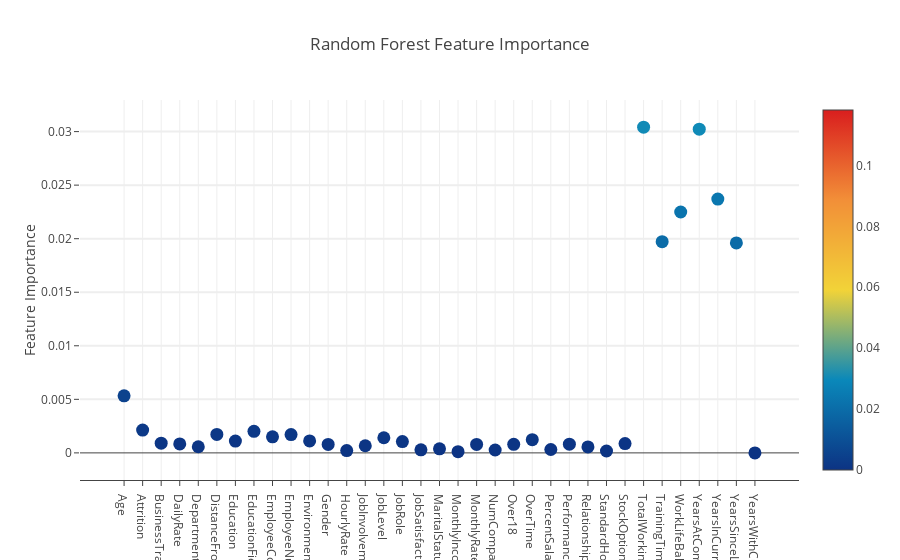

Notebook code cell kept with this figure:
### Code cell
# outputting data summary
print("Summary Info About the Dataset")
print("Does category contain null values?")
print(dataset.isnull().any(), "\n")
print("Said Yes to Attrition: ", y[(y == 1)].size)
print("Said No to Attrition:  ", y[(y == 0)].size)
print("Total responses:       ", y.size)

creatingNeuralNetworkPredictor(X_train, y_train, X_test, y_test)
creatingRandomForestPredictor(X_train, y_train, X_test, y_test)

### Figure 1 — Plotly figure (JSON) as saved in the notebook; plotly's stock layout.template omitted (floating-point values rounded to 4 significant figures)
{"data": [{"marker": {"color": [0.005325, 0.002127, 0.0009042, 0.0008369, 0.0005742, 0.001726, 0.001103, 0.002008, 0.001495, 0.001711, 0.001116, 0.0007929, 0.0002178, 0.0006632, 0.001413, 0.001059, 0.0002845, 0.0003816, 0.0001098, 0.0007918, 0.0002678, 0.0008024, 0.001229, 0.0003147, 0.0008103, 0.0005566, 0.000174, 0.0008675, 0.03042, 0.01972, 0.02249, 0.03022, 0.0237, 0.01961, 0, 0.02229, 0.04411, 0.02165, 0.02139, 0.03348, 0.0711, 0.02546, 0.03995, 0.05058, 0.04176, 0.01917, 0.02716, 0, 0.1182, 0.01849, 0.005364, 0.02951, 0, 0.05585, 0.03856, 0.03133, 0.02247, 0.03243, 0.03158, 0.02228], "colorscale": "Portland", "showscale": true, "size": 13, "sizemode": "diameter", "sizeref": 1}, "mode": "markers", "text": ["Age", "Attrition", "BusinessTravel", "DailyRate", "Department", "DistanceFromHome", "Education", "EducationField", "EmployeeCount", "EmployeeNumber", "EnvironmentSatisfaction", "Gender", "HourlyRate", "JobInvolvement", "JobLevel", "JobRole", "JobSatisfaction", "MaritalStatus", "MonthlyIncome", "MonthlyRate", "NumCompaniesWorked", "Over18", "OverTime", "PercentSalaryHike", "PerformanceRating", "RelationshipSatisfaction", "StandardHours", "StockOptionLevel", "TotalWorkingYears", "TrainingTimesLastYear", "WorkLifeBalance", "YearsAtCompany", "YearsInCurrentRole", "YearsSinceLastPromotion", "YearsWithCurrManager"], "type": "scatter", "uid": "204be558-8803-406e-9072-6fafe0e640e1", "x": ["Age", "Attrition", "BusinessTravel", "DailyRate", "Department", "DistanceFromHome", "Education", "EducationField", "EmployeeCount", "EmployeeNumber", "EnvironmentSatisfaction", "Gender", "HourlyRate", "JobInvolvement", "JobLevel", "JobRole", "JobSatisfaction", "MaritalStatus", "MonthlyIncome", "MonthlyRate", "NumCompaniesWorked", "Over18", "OverTime", "PercentSalaryHike", "PerformanceRating", "RelationshipSatisfaction", "StandardHours", "StockOptionLevel", "TotalWorkingYears", "TrainingTimesLastYear", "WorkLifeBalance", "YearsAtCompany", "YearsInCurrentRole", "YearsSinceLastPromotion", "YearsWithCurrManager"], "y": [0.005325, 0.002127, 0.0009042, 0.0008369, 0.0005742, 0.001726, 0.001103, 0.002008, 0.001495, 0.001711, 0.001116, 0.0007929, 0.0002178, 0.0006632, 0.001413, 0.001059, 0.0002845, 0.0003816, 0.0001098, 0.0007918, 0.0002678, 0.0008024, 0.001229, 0.0003147, 0.0008103, 0.0005566, 0.000174, 0.0008675, 0.03042, 0.01972, 0.02249, 0.03022, 0.0237, 0.01961, 0, 0.02229, 0.04411, 0.02165, 0.02139, 0.03348, 0.0711, 0.02546, 0.03995, 0.05058, 0.04176, 0.01917, 0.02716, 0, 0.1182, 0.01849, 0.005364, 0.02951, 0, 0.05585, 0.03856, 0.03133, 0.02247, 0.03243, 0.03158, 0.02228]}], "layout": {"autosize": true, "hovermode": "closest", "showlegend": false, "title": {"text": "Random Forest Feature Importance"}, "xaxis": {"showgrid": true, "showline": true, "ticklen": 5, "zeroline": true}, "yaxis": {"gridwidth": 2, "showgrid": true, "ticklen": 5, "title": {"text": "Feature Importance"}, "zeroline": true}}}
